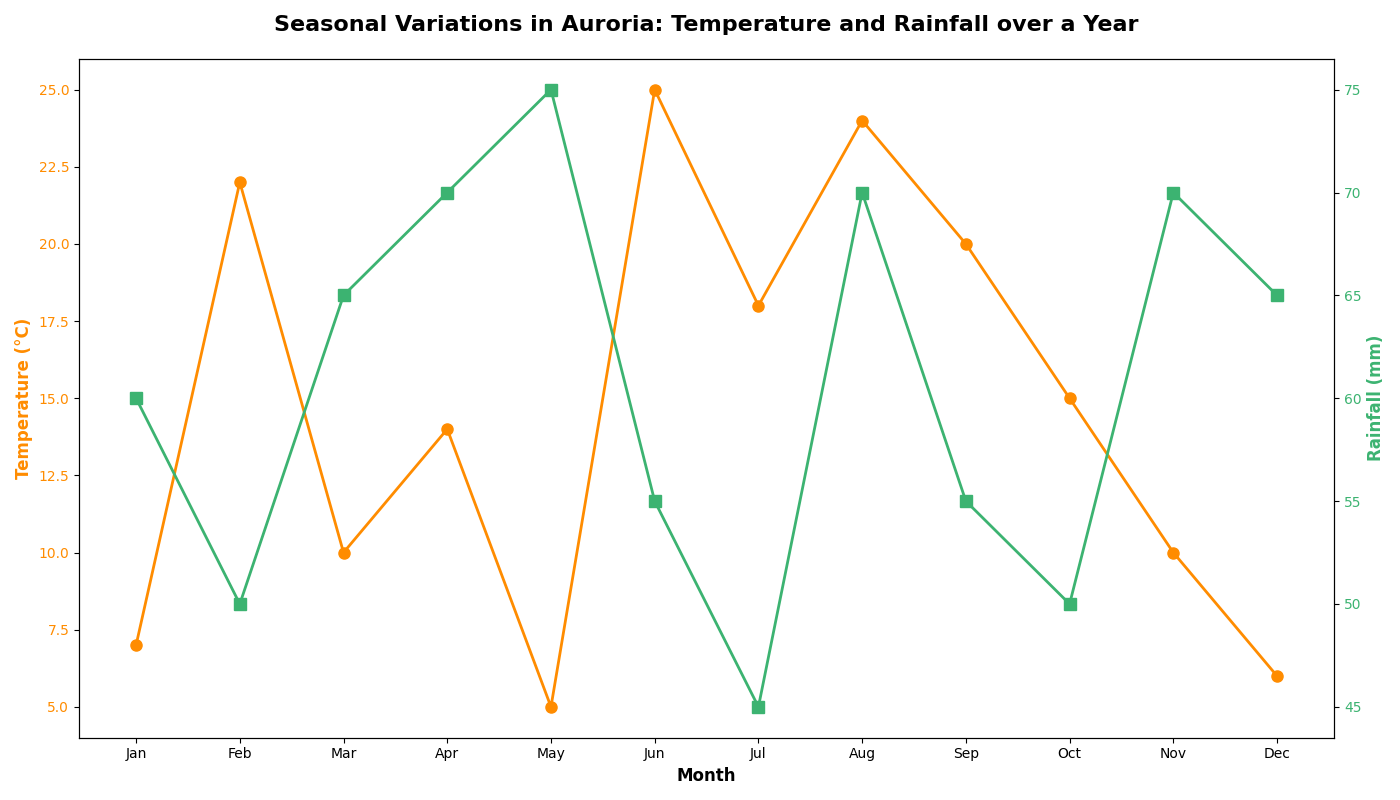

This chart was generated by the following Python code:
import matplotlib.pyplot as plt
import numpy as np

months = np.array(['Jan', 'Feb', 'Mar', 'Apr', 'May', 'Jun', 'Jul', 'Aug', 'Sep', 'Oct', 'Nov', 'Dec'])
temperatures = np.array([7, 22, 10, 14, 5, 25, 18, 24, 20, 15, 10, 6])
rainfall = np.array([60, 50, 65, 70, 75, 55, 45, 70, 55, 50, 70, 65])

fig, ax1 = plt.subplots(figsize=(14, 8))

color_temp = 'DarkOrange'
ax1.set_xlabel('Month', fontsize=12, fontweight='bold')
ax1.set_ylabel('Temperature (°C)', fontsize=12, fontweight='bold', color=color_temp)
ax1.plot(months, temperatures, color=color_temp, marker='o', markersize=8, linestyle='-', linewidth=2)
ax1.tick_params(axis='y', labelcolor=color_temp)

ax2 = ax1.twinx()
color_rain = 'MediumSeaGreen'
ax2.set_ylabel('Rainfall (mm)', fontsize=12, fontweight='bold', color=color_rain)
ax2.plot(months, rainfall, color=color_rain, marker='s', markersize=8, linestyle='-', linewidth=2)
ax2.tick_params(axis='y', labelcolor=color_rain)

plt.title('Seasonal Variations in Auroria: Temperature and Rainfall over a Year', fontsize=16, fontweight='bold', pad=20)
fig.tight_layout()

plt.show()
